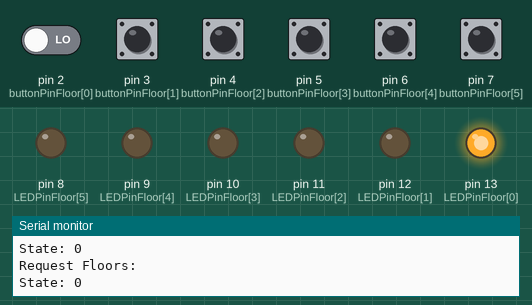
Simulated run of this sketch. Board: Arduino Uno, built with avr-gcc and run on an emulated ATmega328P. Shown: output pins drawn as LEDs (lit = HIGH), the last lines printed to the serial monitor. Inputs (shaded band) come from the test bench; at power-on: pin 2 (buttonPinFloor[0]), pin 3 (buttonPinFloor[1]), pin 4 (buttonPinFloor[2]), pin 5 (buttonPinFloor[3]), pin 6 (buttonPinFloor[4]), pin 7 (buttonPinFloor[5]) LOW.

Above: at 3.8 s.
3.9 s: pin 3 (buttonPinFloor[1]) pulled HIGH for 1.3 s
At 9.3 s:
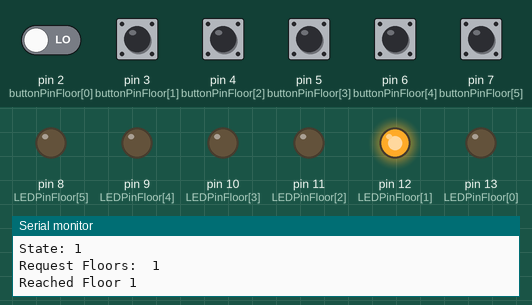
9.4 s: pin 2 (buttonPinFloor[0]) driven HIGH and pin 3 (buttonPinFloor[1]) driven HIGH
Timing chart, 0 to 12.4 s (numbered marks = the images above; inputs shaded):
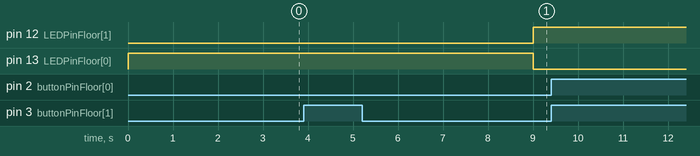

Measured:
- after the input at 3.9 s, pin 12 (LEDPinFloor[1]): LOW → HIGH after 5.1 s; pin 13 (LEDPinFloor[0]): HIGH → LOW after 5.1 s

The sketch:

elevator_v01.ino
```cpp
// To Set Debug Print On (1) / Off (0)
#define DEBUG 1

// Set the total num of floors.
#define TOTAL_FLOORS 6
// Initialize with Button Pin.
const int buttonPinFloor[TOTAL_FLOORS] = {2, 3, 4, 5, 6, 7};
// Initialize with `current floor` indicating LED.
const int LEDPinFloor[TOTAL_FLOORS] = {13, 12, 11, 10, 9, 8};
// Stores the requests from floors.
bool request_array[TOTAL_FLOORS];

// Stores the current floor.
int current_floor_ = 0;
// Stores the last floor.
int prev_floor_ = 0;

// Stores the time at which the lift was at last floor.
// Since there is no position feedback from lift, a timer
// is used to check if the lift has reached it's
// destination.
unsigned long time_last_floor_;

// Assumed time taken by the lift to travel 1 floor (up or down).
const int floor_to_floor_time = 5000;

// Enum is not supported in Arduino, so using define.
// Stores the state of the lift.
#define STOP 0
#define UP 1
#define DOWN 2
int dir = STOP;

void setup()
{
  Serial.begin(9600);

  // Initialize request array.
  for (int i = 0; i < TOTAL_FLOORS; ++i)
  {
    pinMode(buttonPinFloor[i], INPUT);
    pinMode(LEDPinFloor[i], OUTPUT);
    request_array[i] = false;
  }

  current_floor_ = 0;
  digitalWrite(LEDPinFloor[current_floor_], HIGH);

  prev_floor_ = 0;
  time_last_floor_ = 0;
  dir = STOP;
}

void loop()
{
  if (dir == STOP) {
    delay(1000);
    time_last_floor_ = millis();
  }

  UpdateRequestArrray(request_array);

  int target_floor = -1, offset = -1;
  GetNextTargetInDirection(request_array, current_floor_, dir, target_floor, offset);

  if (millis() - time_last_floor_ > floor_to_floor_time) {
    if (dir == UP) {
      current_floor_ = current_floor_ + 1;
    } else {
      current_floor_ = current_floor_ - 1;
    }

    digitalWrite(LEDPinFloor[current_floor_], HIGH);
    digitalWrite(LEDPinFloor[prev_floor_], LOW);
    delay(50);

    prev_floor_ = current_floor_;
    time_last_floor_ = millis();
  }

  if (target_floor != -1) {
    if (current_floor_ == target_floor) {
      dir = STOP;
      request_array[target_floor] = false;
      if (DEBUG) {
        Serial.print("Reached Floor ");
        Serial.print(target_floor);
        Serial.println(" ");
      }
      delay(1000);
      time_last_floor_ = millis();
    } else {
      // Keep moving in the dir.
      delay(1000);
    }
  }

  if (DEBUG) {
    Serial.print("State: "); Serial.print(dir); Serial.println(" ");
  }
}

void UpdateRequestArrray(bool* request_array) {

  if (DEBUG) Serial.print("Request Floors: ");

  for (int i = 0; i < TOTAL_FLOORS; ++i) {
    if (digitalRead(buttonPinFloor[i]) == 1) {
      Serial.println(i);
      request_array[i] = true;
    }

    if (DEBUG && request_array[i]) {
      Serial.print(" ");
      Serial.print(i);
    }
  }

  if (DEBUG) Serial.println(" ");
}

int GetFirstElementInRequestArrayInDirection(bool *request_array,
    const int &dir,
    const int &current_floor) {
  if (dir == UP) {
    for (int i = current_floor; i < TOTAL_FLOORS; ++i) {
      if (request_array[i])
        return i;
    }
  }
  else if (dir == DOWN) {
    for (int i = current_floor; i >= 0; --i) {
      if (request_array[i])
        return i;
    }
  }

  // If the current floor >= TOTAL_FLOOR - 1 && dir == UP
  // or current floor == 0 && dir == DOWN
  // or dir == STOP
  // return -1.
  return -1;
}

int abs_(const int x) {
  return (x > 0 ? x : -x);
}

void GetNextTargetInDirection(bool *request_array,
                              int &current_floor,
                              int &dir,
                              int &target_floor,
                              int &offset) {
  if (dir == STOP) {
    int closest_floor_up =
      GetFirstElementInRequestArrayInDirection(
        request_array, UP, current_floor);
    int closest_floor_down =
      GetFirstElementInRequestArrayInDirection(
        request_array, DOWN, current_floor);

    if (closest_floor_up != -1 && closest_floor_down != -1) {
      if ((closest_floor_up - current_floor)
          < (current_floor - closest_floor_down)) {
        target_floor = closest_floor_up;
        dir = UP;
        offset = closest_floor_up - current_floor;

        return;
      }
      else {
        target_floor = closest_floor_down;
        dir = DOWN;
        offset = current_floor - closest_floor_down;

        return;
      }
    }
    else if (closest_floor_up != -1) {
      target_floor = closest_floor_up;
      dir = UP;
      offset = closest_floor_up - current_floor;

      return;
    }
    else if (closest_floor_down != -1) {
      target_floor = closest_floor_down;
      dir = DOWN;
      offset = current_floor - closest_floor_down;

      return;
    }
    else {
      target_floor = -1;
      dir = STOP;
      offset = -1;

      return;
    }
  }
  else if (dir == UP) {
    int closest_floor_up =
      GetFirstElementInRequestArrayInDirection(
        request_array, UP, current_floor);

    if (closest_floor_up != -1) {
      target_floor = closest_floor_up;
      dir = UP;
      offset = closest_floor_up - current_floor;

      return;
    }
    else {
      target_floor = -1;
      dir = STOP;
      offset = -1;

      return;
    }
  }
  else if (dir == DOWN) {
    int closest_floor_down =
      GetFirstElementInRequestArrayInDirection(
        request_array, DOWN, current_floor);

    if (closest_floor_down != -1) {
      target_floor = closest_floor_down;
      dir = DOWN;
      offset = current_floor - closest_floor_down;

      return;
    }
    else {
      target_floor = -1;
      dir = STOP;
      offset = -1;

      return;
    }
  }

  return;
}
```
